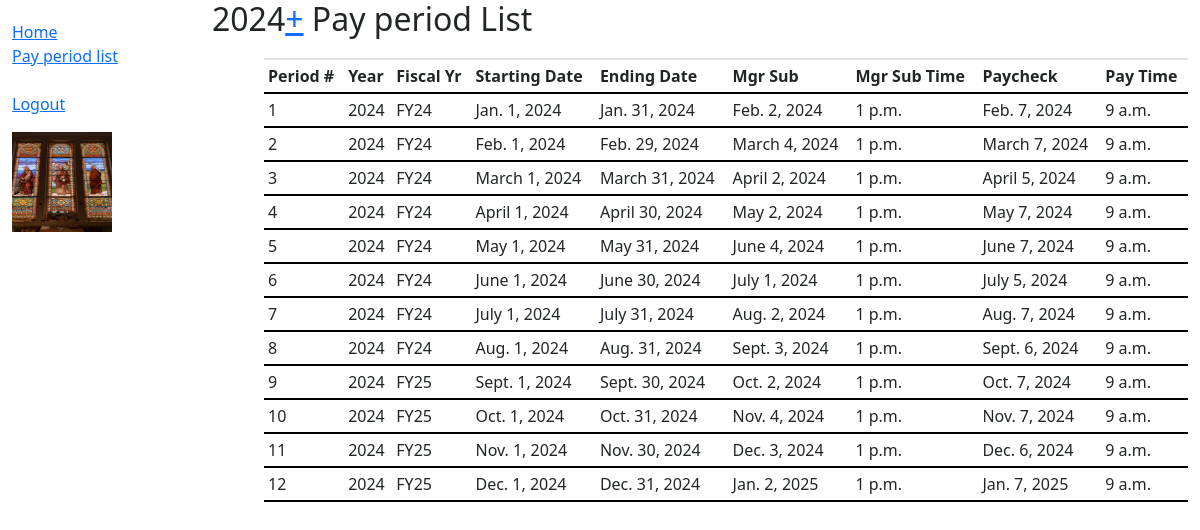
Screenshot of /timecard/period/0 (signed in) with the database file from the repository.
### timecard/models.py (models this page shows, shortened)
class Period(models.Model):
    period = models.AutoField(primary_key=True, help_text='Period Primary Key')
    period_no = models.IntegerField(choices=((i,i) for i in range(1, 13)), help_text='Period No within the calendar year')
    calendar_year = models.IntegerField(validators=[MinValueValidator(2023), MaxValueValidator(9999)], help_text='Calendar year')
    fiscal_year = models.CharField(max_length=4, help_text='Fiscal Year in the format FYyy')
    starting_date = models.DateField(help_text='Starting Date of the Period')
    reporting_date = models.DateField(help_text='Date/Hour when employee needs to report hours')
    submission_date = models.DateField(help_text='Date when manager needs to submit for paycheck processing')
    submission_time = models.TimeField(default='13:00:00', help_text='Time when manager needs to submit for paycheck processing')
    pay_date = models.DateField(help_text='Date paycheck is to be received by Employee')
    pay_time = models.TimeField(default = datetime.strptime(f"09:00:00", "%H:%M:%S").time(), help_text = 'Time of day Paycheck is expected')
    class Meta:
        ordering = ['starting_date']

### timecard/views.py (the view)
# urls.py: path('period/<int:year>', views.Period_list, name='period-list'),
@login_required()
def Period_list(request, year=None):
    model = Period
    display_year = year if year >= 2024 else date.today().year
    if (display_year < 2024):
        display_year = 2024
    prev_year = display_year-1
    next_year = display_year+1
    queryset = Period.objects.filter(calendar_year=display_year).order_by('starting_date',)
    year_list = sorted(set(Period.objects.values_list('calendar_year', flat=True)))[-5:]
    prev_year_ok = (True if prev_year in year_list else False)
    next_year_ok = (True if next_year in year_list else False)
    context = {
        'display_year': display_year,
        'period_list': queryset,
        'year_list': year_list,
        'prev_year_ok': prev_year_ok,
        'next_year_ok': next_year_ok,
        'prev_year': prev_year,
        'next_year': next_year,
    }
    return render(request, 'timecard/period_list.html', context=context)

### timecard/templates/timecard/period_list.html (shortened to what this page needs)
{% extends "base_generic.html" %}
{% block content %}
  <h2>{% if prev_year_ok %}<a href="{% url 'prev-period-yr' year=prev_year %}">-</a>{% endif %}{{ display_year }}{% if next_year_ok %}<a href="{% url 'next-period-yr' year=next_year %}">+</a>{% endif %} Pay period List</h2>
  <div style="margin-left:20px;margin-top:20px">
    {% if period_list %}
      <ul>
        <div id="pl-0-wrapper">
          <table id="pl-0" class="table table-condensed table-hover table-responsive table-sm" cellspacing="0" width="100%">
            <thead>
              <tr>
                <th class="th-sm" scope="col">Period #</th>
                <th class="th-sm" scope="col">Year</th>
                <th class="th-sm" scope="col">Fiscal Yr</th>
                <th class="th-sm" scope="col">Starting Date</th>
                <th class="th-sm" scope="col">Ending Date</th>
                <th class="th-sm" scope="col">Mgr Sub</th>
                <th class="th-sm" scope="col">Mgr Sub Time</th>
                <th class="th-sm" scope="col">Paycheck</th>
                <th class="th-sm" scope="col">Pay Time</th>
              </tr>
            </thead>
            <tbody>
              {% for period in period_list %}
              <tr>
                <td>{{period.period_no}}</td>
                <td>{{period.calendar_year}}</td>
                <td>{{period.fiscal_year}}</td>
                <td>{{period.starting_date}}</td>
                <td>{{period.reporting_date}}</td>
                <td>{{period.submission_date}}</td>
                <td>{{period.submission_time}}</td>
                <td>{{period.pay_date}}</td>
                <td>{{period.pay_time}}</td>
              </tr>
              {% endfor %}
            </tbody>
          </table>
        </div>
      </ul>
    {% else %}
      <p>There are no Periods set up yet.</p>
    {% endif %}
  </div>
{% endblock %}

### timecard/templates/base_generic.html (shortened to what this page needs)
<!DOCTYPE html>
<html lang="en">
  <head>
    <link
      href="https://cdn.jsdelivr.net/npm/bootstrap@5.1.3/dist/css/bootstrap.min.css"
      rel="stylesheet"
 />
    {% load static %}
    <link rel="stylesheet" href="{% static 'css/styles.css' %}" />
  </head>
  <body>
    <div class="container-fluid">
      <div class="row">
        <div class="col-sm-2">
          {% if user.is_authenticated %}
            {% block sidebar %}
              <ul class="sidebar-nav">
                <li><a href="{% url 'login-success' %}">Home</a></li>
                {% if display_year %}
                  <li><a href="{% url 'period-list' year=display_year %}">Pay period list</a></li>
                {% else %}
                  <li><a href="{% url 'period-list' year=0 %}">Pay period list</a></li>
                {% endif %}
                <br>
                <li><a href="{% url 'logout' %}?next={{ request.path }}">Logout</a></li>
              </ul>
            {% endblock %}
          {% else %}
            <p>You are not logged in...</p>
            <a href="{% url 'login' %}">Log In</a>
          {% endif %}
          {% load static %}
          <img
                src="{% static 'images/ccg_jesus_stainedglass.jpg' %}"
                alt="Jesus Christ, Lord"
                style="width:100px;height:100px;" />
        </div>
        <div class="col-sm-10 ">{% block content %}{% endblock %}</div>
      </div>
    </div>
  </body>
</html>

### timecard/static/css/styles.css (style rules this page uses)
.sidebar-nav { margin-top: 20px; padding: 0; list-style: none; }
#ph-0 th, td { white-space: nowrap; }
#pl-0 td { border-bottom: 2px solid black; border-top: 2px solid black; }
table, .table-hover td { border-bottom: 2px solid black; border-top: 2px solid black; }

### rows the page displays
Period: period_no "1", calendar_year "2024", fiscal_year "FY24", starting_date "Jan. 1, 2024", reporting_date "Jan. 31, 2024", submission_date "Feb. 2, 2024", submission_time "1 p.m.", pay_date "Feb. 7, 2024", pay_time "9 a.m."
Period: period_no "2", calendar_year "2024", fiscal_year "FY24", starting_date "Feb. 1, 2024", reporting_date "Feb. 29, 2024", submission_date "March 4, 2024", submission_time "1 p.m.", pay_date "March 7, 2024", pay_time "9 a.m."
Period: period_no "3", calendar_year "2024", fiscal_year "FY24", starting_date "March 1, 2024", reporting_date "March 31, 2024", submission_date "April 2, 2024", submission_time "1 p.m.", pay_date "April 5, 2024", pay_time "9 a.m."
Period: period_no "4", calendar_year "2024", fiscal_year "FY24", starting_date "April 1, 2024", reporting_date "April 30, 2024", submission_date "May 2, 2024", submission_time "1 p.m.", pay_date "May 7, 2024", pay_time "9 a.m."
Period: period_no "5", calendar_year "2024", fiscal_year "FY24", starting_date "May 1, 2024", reporting_date "May 31, 2024", submission_date "June 4, 2024", submission_time "1 p.m.", pay_date "June 7, 2024", pay_time "9 a.m."
Period: period_no "6", calendar_year "2024", fiscal_year "FY24", starting_date "June 1, 2024", reporting_date "June 30, 2024", submission_date "July 1, 2024", submission_time "1 p.m.", pay_date "July 5, 2024", pay_time "9 a.m."
Period: period_no "7", calendar_year "2024", fiscal_year "FY24", starting_date "July 1, 2024", reporting_date "July 31, 2024", submission_date "Aug. 2, 2024", submission_time "1 p.m.", pay_date "Aug. 7, 2024", pay_time "9 a.m."
Period: period_no "8", calendar_year "2024", fiscal_year "FY24", starting_date "Aug. 1, 2024", reporting_date "Aug. 31, 2024", submission_date "Sept. 3, 2024", submission_time "1 p.m.", pay_date "Sept. 6, 2024", pay_time "9 a.m."
Period: period_no "9", calendar_year "2024", fiscal_year "FY25", starting_date "Sept. 1, 2024", reporting_date "Sept. 30, 2024", submission_date "Oct. 2, 2024", submission_time "1 p.m.", pay_date "Oct. 7, 2024", pay_time "9 a.m."
Period: period_no "10", calendar_year "2024", fiscal_year "FY25", starting_date "Oct. 1, 2024", reporting_date "Oct. 31, 2024", submission_date "Nov. 4, 2024", submission_time "1 p.m.", pay_date "Nov. 7, 2024", pay_time "9 a.m."
Period: period_no "11", calendar_year "2024", fiscal_year "FY25", starting_date "Nov. 1, 2024", reporting_date "Nov. 30, 2024", submission_date "Dec. 3, 2024", submission_time "1 p.m.", pay_date "Dec. 6, 2024", pay_time "9 a.m."
Period: period_no "12", calendar_year "2024", fiscal_year "FY25", starting_date "Dec. 1, 2024", reporting_date "Dec. 31, 2024", submission_date "Jan. 2, 2025", submission_time "1 p.m.", pay_date "Jan. 7, 2025", pay_time "9 a.m."
